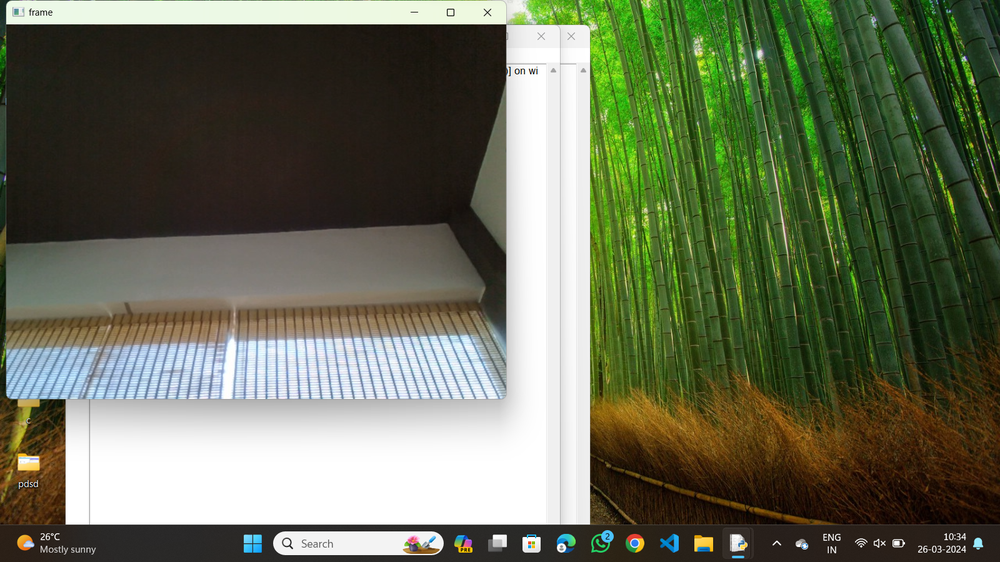
#> input picture OUTPUTS/07.png, 1000 x 562 px, shrunk from 1600 x 900 before the run, given in place of 07.jpg, which was not available
$ python '9.Rotation of an image to clockwise .py'
#> lines starting #> are read from the running program, lines starting #| are printed output that depends on the picture
import cv2
path = r"C:\Users\Teja\Desktop\cv\input\07.jpg"
src = cv2.imread(path)
#> src is the input picture: shape (562, 1000, 3); mean B, G, R 86.3, 109.5, 102.9
window_name = 'Image'
image = cv2.rotate(src, cv2.ROTATE_90_COUNTERCLOCKWISE)
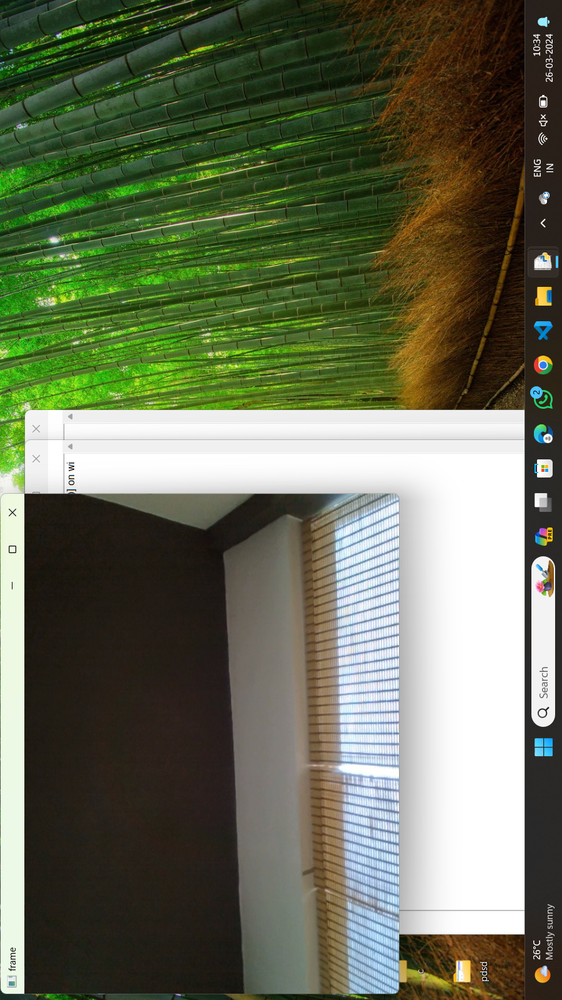
#> image: shape (1000, 562, 3); mean B, G, R 86.3, 109.5, 102.9
cv2.imshow(window_name, image)
cv2.waitKey(0)

$ run again, with OUTPUTS/01.png copied over OUTPUTS/07.png
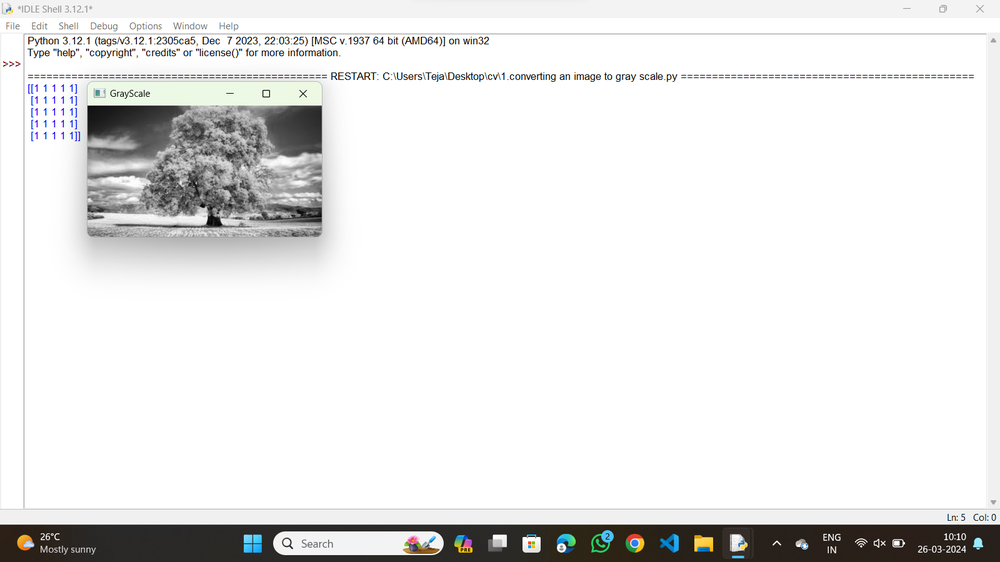
#> input picture OUTPUTS/01.png, 1000 x 562 px, shrunk from 1600 x 900 before the run, given in place of 07.jpg, which was not available
#> src is the input picture: shape (562, 1000, 3); mean B, G, R 231.6, 232, 232
#> `image = cv2.rotate(src, cv2.ROTATE_90_COUNTERCLOCKWISE)`:
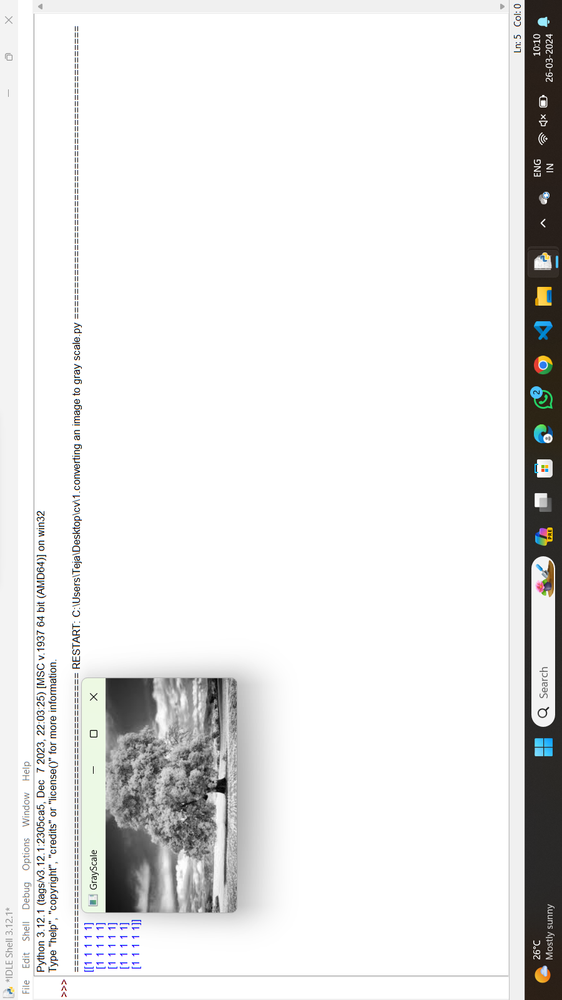
#> image: shape (1000, 562, 3); mean B, G, R 231.6, 232, 232

$ run again, with OUTPUTS/03.png copied over OUTPUTS/07.png
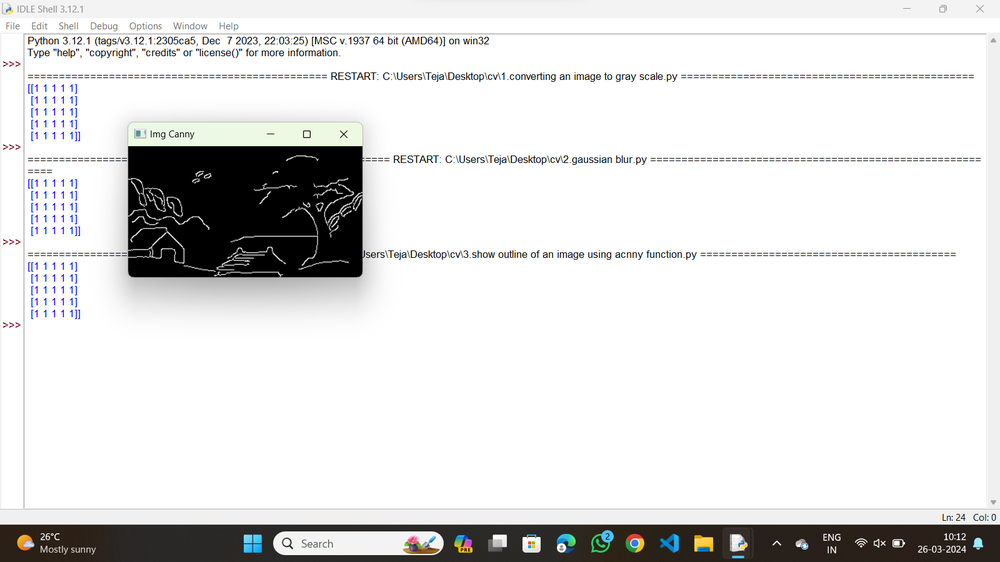
#> input picture OUTPUTS/03.png, 1000 x 562 px, shrunk from 1600 x 900 before the run, given in place of 07.jpg, which was not available
#> src is the input picture: shape (562, 1000, 3); mean B, G, R 223.8, 223.9, 223.9
#> `image = cv2.rotate(src, cv2.ROTATE_90_COUNTERCLOCKWISE)`:
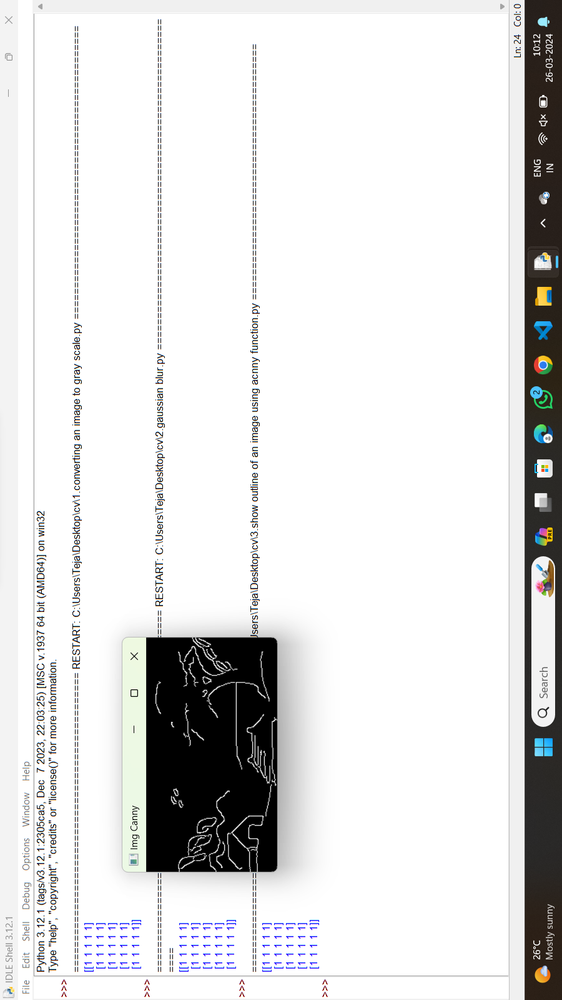
#> image: shape (1000, 562, 3); mean B, G, R 223.8, 223.9, 223.9
